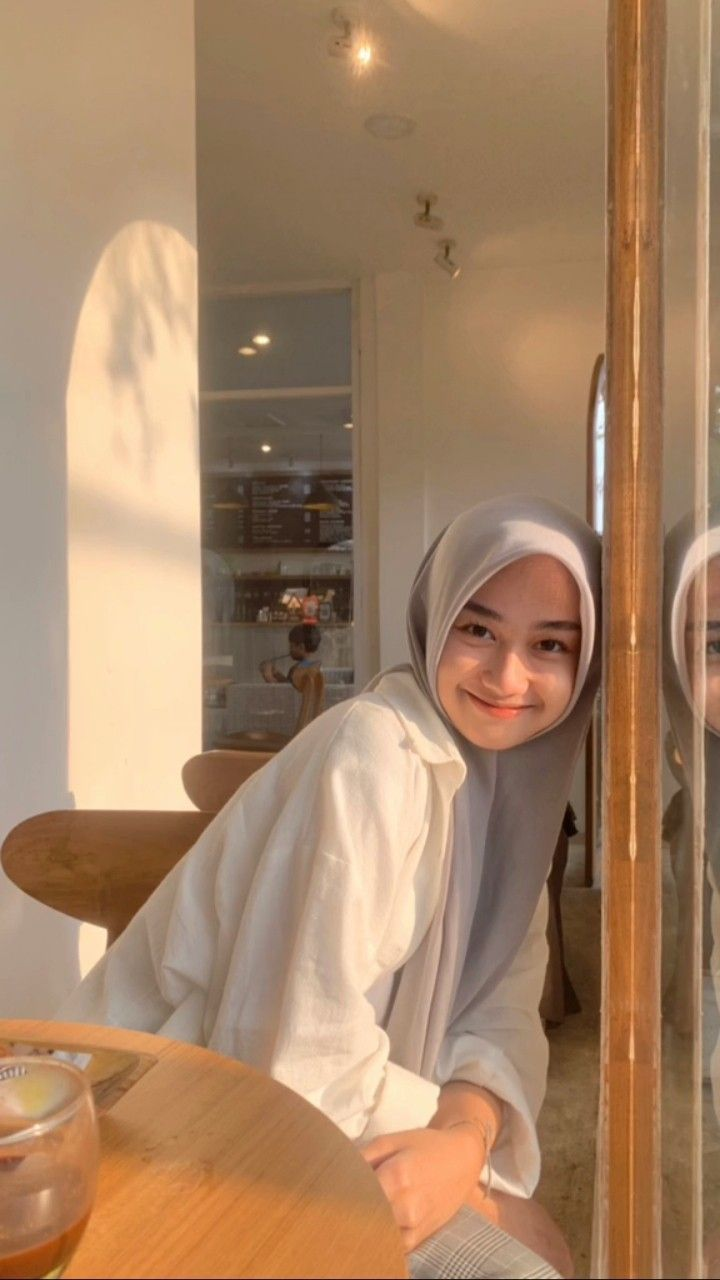
#> input picture image/image.jpeg, 720 x 1280 px
$ python '4. rotated.py' --image image/image.jpeg
#> lines starting #> are read from the running program, lines starting #| are printed output that depends on the picture
import numpy as np
import argparse
import imutils
import cv2

ap = argparse.ArgumentParser()
ap.add_argument("-i", "--image", required = True,
    help = "Path to the image")
args = vars(ap.parse_args())

image = cv2.imread(args["image"])
#> image is the input picture: shape (1280, 720, 3); mean B, G, R 101.3, 131.3, 165.6
cv2.imshow("Original", image)

(h, w) = image.shape[:2]
#> h = 1280; w = 720
center = (w // 2, h // 2)
#> center = (360, 640)

M = cv2.getRotationMatrix2D(center, 45, 1.0)
rotated = cv2.warpAffine(image, M, (w, h))
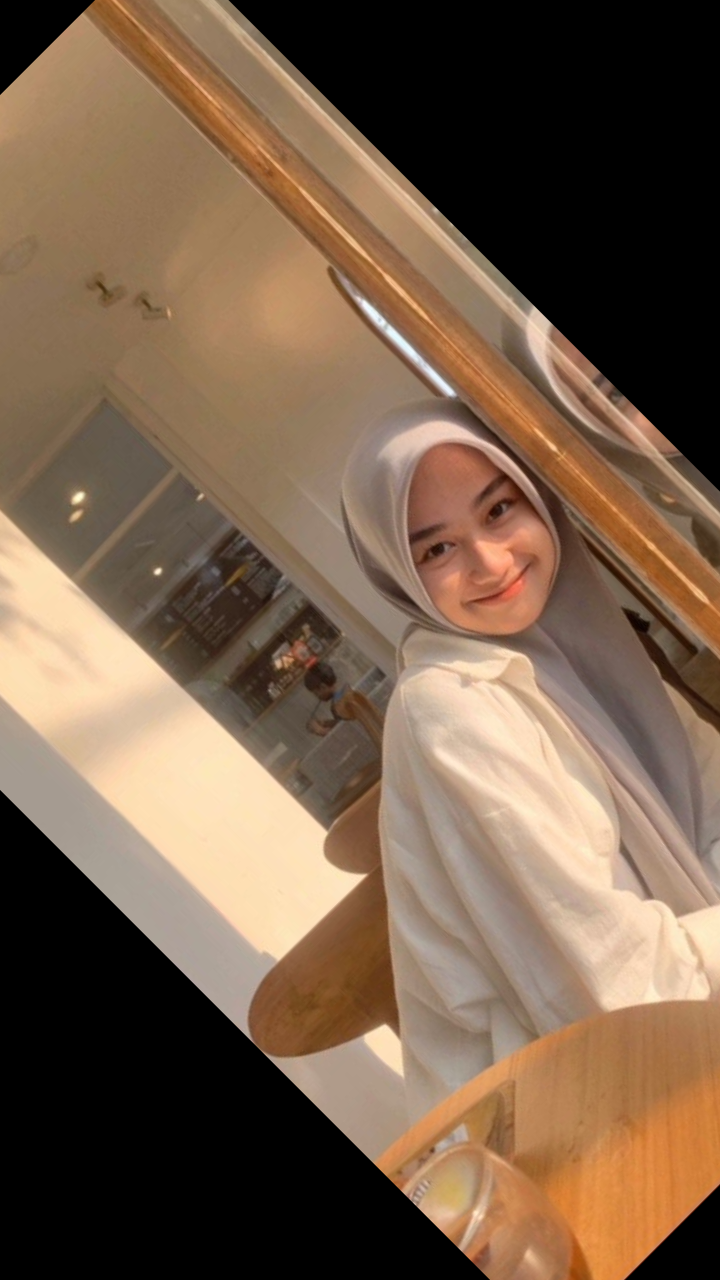
#> rotated: shape (1280, 720, 3); mean B, G, R 75.1, 95.8, 119.7
cv2.imshow("Rotated by 45 Degrees", rotated)

M = cv2.getRotationMatrix2D(center, -90, 1.0)
rotated = cv2.warpAffine(image, M, (w, h))
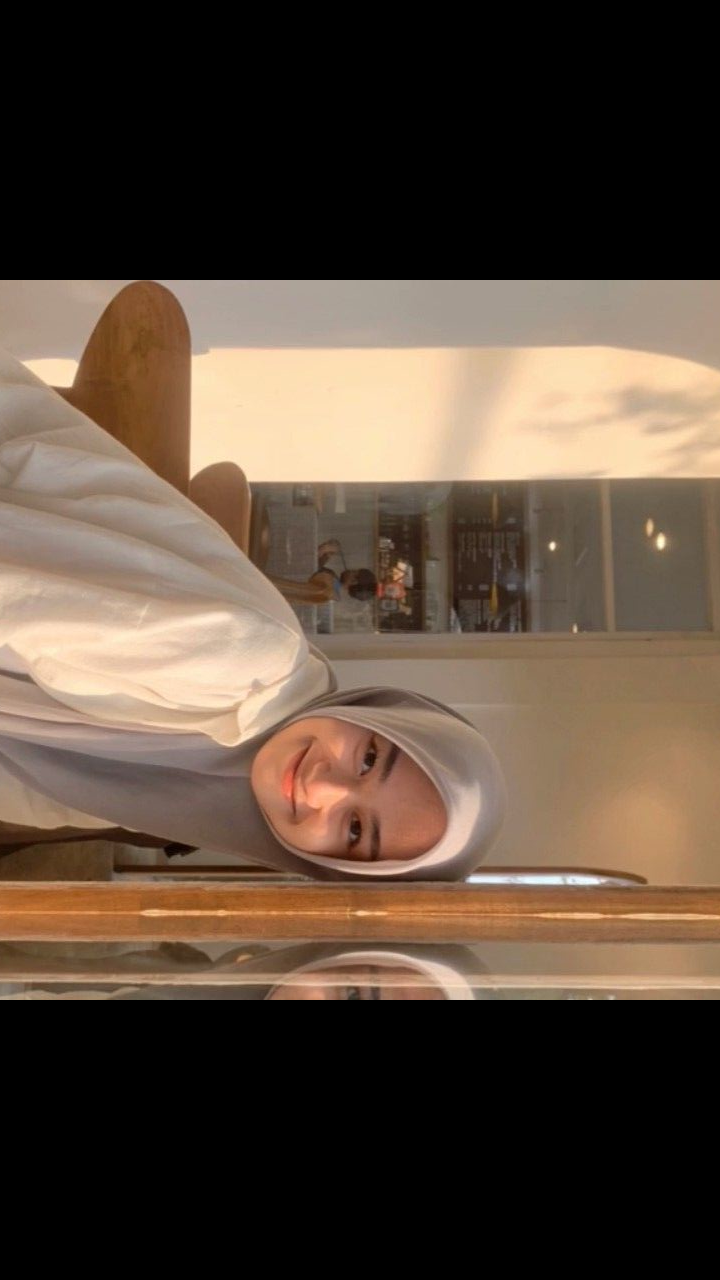
#> rotated: shape (1280, 720, 3); mean B, G, R 60.5, 74.4, 90.8
cv2.imshow("Rotated by -90 Degrees", rotated)

def rotate(image, angle, center = None, scale = 1.0):
    (h, w) = image.shape[:2]

    if center is None:
        center = (w // 2, h // 2)

    M = cv2.getRotationMatrix2D(center, angle, scale)
    rotated = cv2.warpAffine(image, M, (w, h))

    return rotated

rotated = imutils.rotate(image, 180)
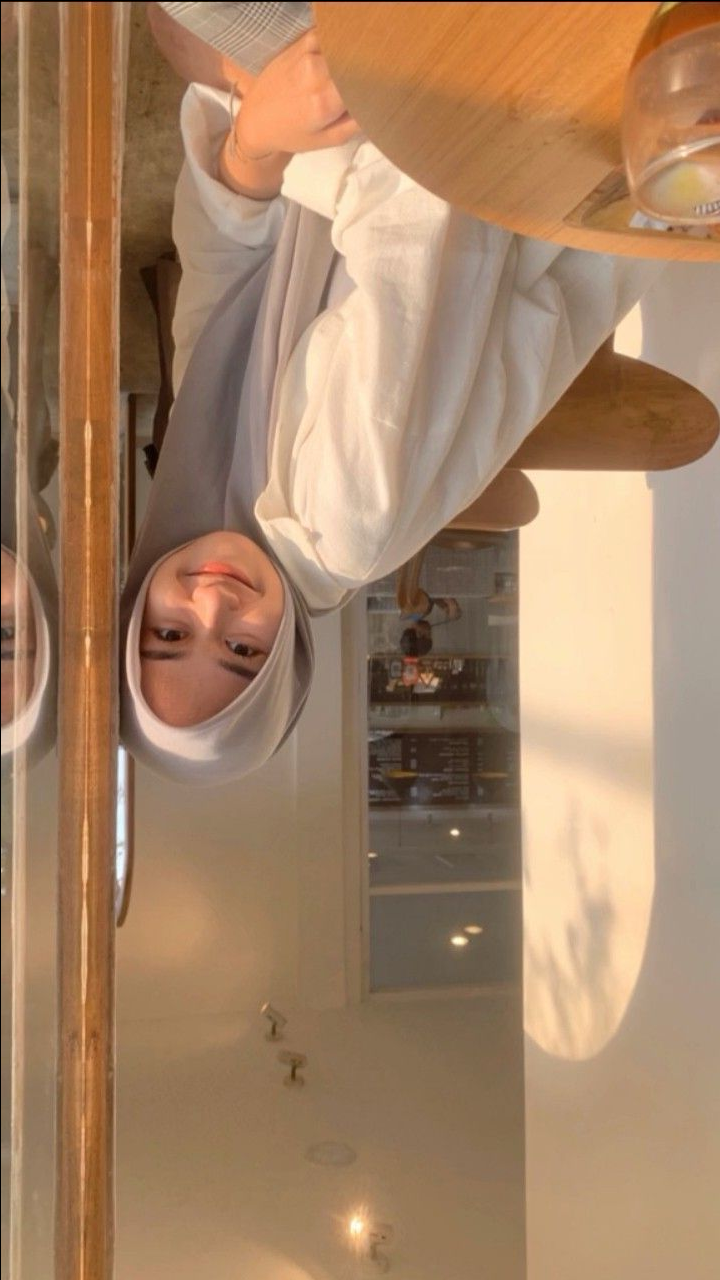
#> rotated: shape (1280, 720, 3); mean B, G, R 101, 131, 165.2
cv2.imshow("Rotated by 180 Degrees", rotated)
cv2.waitKey(0)
